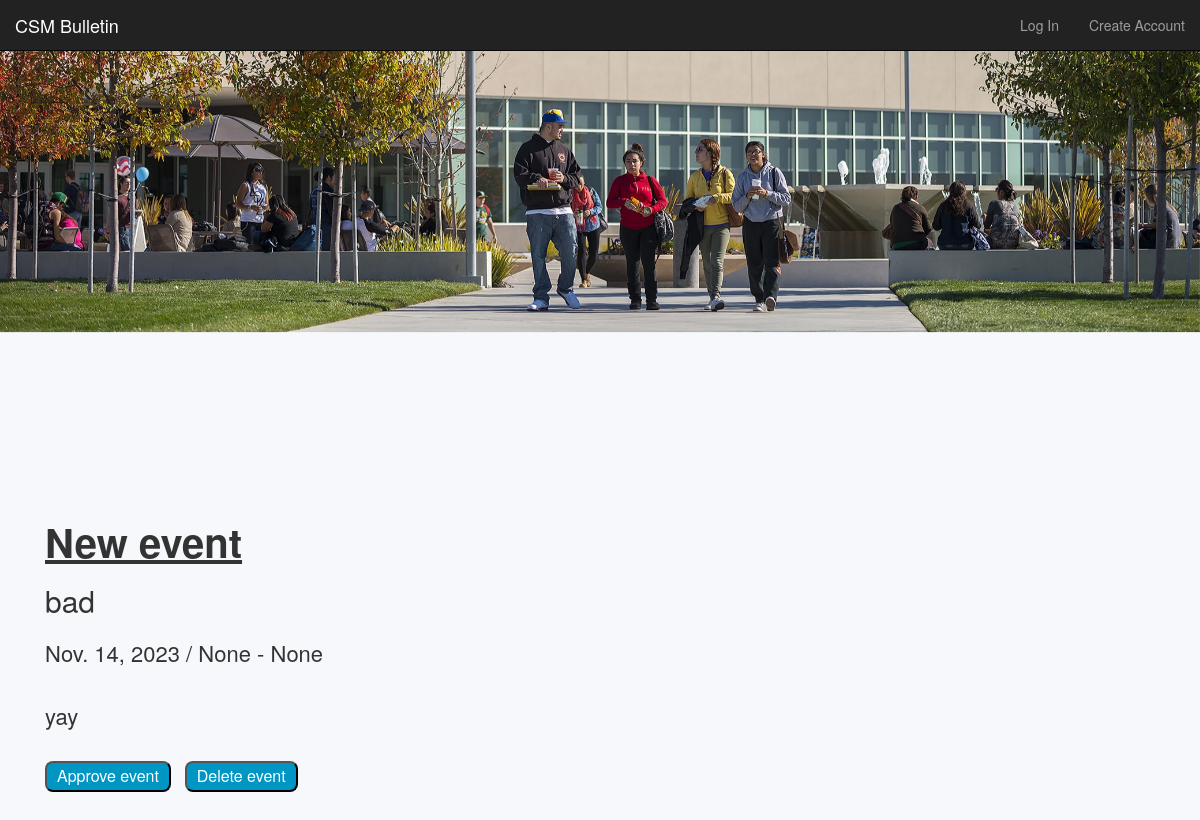
/members/moderator/view/13/, run on the app's committed database.
### events/models.py (models this page shows, shortened)
class Event(models.Model):  # makes an event class with five atributes
    title        = models.CharField(max_length=120) # make title limited to 120 chars
    description  = models.TextField(blank=True, default='') # make description not required
    repeats      = models.BooleanField(default=False)
    approved     = models.BooleanField(default=False)
    date         = models.DateField()
    start_time   = models.TimeField()
    end_time     = models.TimeField()
    posting_club = models.CharField(max_length=100)
    user         = models.ForeignKey(to=User, related_name="events", blank=True, null=True, on_delete=models.CASCADE)
    image        = models.ImageField(null=True, blank=True, upload_to='images/')

### members/views.py (the view)
def moderator_event_detail_view(request, id):           # shows one event
    obj = get_object_or_404(Event, id=id)               # get object id=id, if it does not exist throw 404 error
    context = {                                         # defines what to pass in to event_detail.html
        'object': obj,
    }
    return render(request, 'authenticate/moderator_event_detail.html', context)

### members/templates/authenticate/moderator_event_detail.html
{% extends 'base.html' %}
{% block content %}
{% load static %} <link rel="stylesheet" href="{% static 'eventdetails.css' %}">
<div class="fixed-bg"></div>
<body>
<h1>{{ object.title }}</h1>
<h2>{{ object.posting_club }}</h2>
<p>
    {{ object.date }} / {{ object.start_time }} - {{ object.end_time }}{% if object.repeats %} / Repeats{% else %}{% endif %}
    <br><br>
    {% if object.description %}{{ object.description }}{% else %}Description coming soon{% endif %}
</p>
<br>
<a href="/members/moderator/update/{{ object.id }}"><button>Approve event</button></a>
<a href="/members/moderator/delete/{{ object.id }}"><button>Delete event</button></a>
</body>
{% endblock %}

### events/static/base.css (style rules this page uses)
body { background-color: rgba(0, 77, 150, 0.034); margin-left: 30px; margin-bottom: 50px; }

### events/static/eventdetails.css (style rules this page uses)
body { margin-left: 45px; margin-bottom: 40px; }
.fixed-bg { background-image: url("images/college_of_san_mateo_cover.jpeg"); min-height: 500px; background-attachment: fixed; background-position: center -500px; background-repeat: no-repeat; background-size: cover; margin-left: -45px; }
p { font-size: 22px; margin-right: 25px; margin-top: 20px; }
h1 { font-size: 40px; font-weight: bold; text-decoration: underline; }
button { margin-right: 10px; text-decoration: black; background-color: #0096c4; color: rgb(255, 255, 255); padding: 2px 10px; text-align: center; text-decoration: none; display: inline-block; font-size: 16px; border-radius: 8px; }

### data on the page
Event: title "New event", posting_club "bad", date "Nov. 14, 2023", start_time "None", end_time "None", description "yay"
